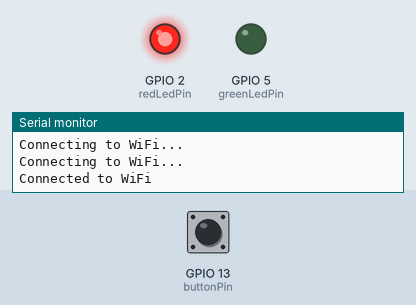
The sketch below on a simulated ESP32. Shown: output pins drawn as LEDs (lit = HIGH), the last lines printed to the serial monitor. The inputs (shaded band) are chosen by the test bench; at power-on: GPIO 13 (buttonPin) HIGH. WiFi joins after 1.5 s; servers stay silent unless stated; I2S audio is not simulated (input reads silence); uploads are accepted with an empty reply; storage starts empty.

Above: at 3.2 s.
3.3 s: GPIO 13 (buttonPin) pulled LOW for 0.15 s
At 3.41 s:
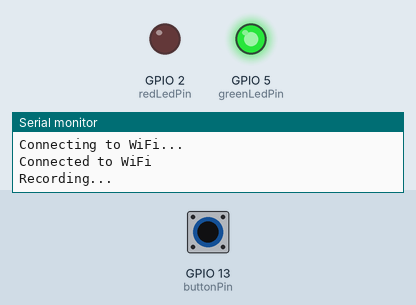
5.0 s: GPIO 13 (buttonPin) pulled LOW for 3.2 s
At 8.7 s:
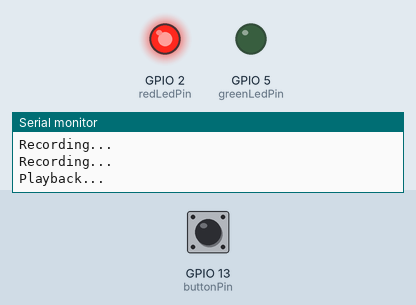
Timing chart, 0 to 10.2 s (numbered marks = the images above; inputs shaded):
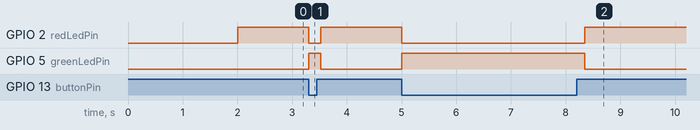

Measured:
- after the input at 3.3 s, GPIO 2 (redLedPin): HIGH → LOW at once, → HIGH 0.22 s later; GPIO 5 (greenLedPin): LOW → HIGH at once, → LOW 0.22 s later
- after the input at 5.0 s, GPIO 2 (redLedPin): HIGH → LOW at once, → HIGH 3.3 s later; GPIO 5 (greenLedPin): LOW → HIGH at once, → LOW 3.3 s later

The sketch:

Playback.ino
```cpp
#include <driver/i2s.h>
#include <Arduino.h>
#include <FS.h>
#include <WiFi.h>
#include <HTTPClient.h>

// WiFi credentials
const char* ssid = "Frono95";
const char* password = "9167228544";

// Microphone and Speaker settings
#define I2S_PORT I2S_NUM_0
#define SAMPLE_RATE 44100
#define BITS_PER_SAMPLE 16
#define BUFFER_LEN 64
#define MAX_RECORDING_TIME 5 // in seconds
#define MAX_BUFFER (SAMPLE_RATE * MAX_RECORDING_TIME)

// Microphone pins
#define MIC_I2S_WS 26
#define MIC_I2S_SD 25
#define MIC_I2S_SCK 18

// Speaker pins
#define SPK_I2S_WS 22
#define SPK_I2S_SD 23
#define SPK_I2S_SCK 19

// LED and Button Pins
const int redLedPin = 2;
const int greenLedPin = 5;
const int buttonPin = 13;

// Audio buffers
int16_t microphoneBuffer[BUFFER_LEN];
int16_t playbackBuffer[MAX_BUFFER];
size_t recordIndex = 0;

void setup() {
  Serial.begin(115200);

  // Initialize Wi-Fi
  WiFi.begin(ssid, password);
  while (WiFi.status() != WL_CONNECTED) {
    delay(1000);
    Serial.println("Connecting to WiFi...");
  }
  Serial.println("Connected to WiFi");

  // Initialize LED and Button Pins
  pinMode(redLedPin, OUTPUT);
  pinMode(greenLedPin, OUTPUT);
  pinMode(buttonPin, INPUT_PULLUP);

  // Initialize I2S for microphone and speaker
  i2s_install();
  i2s_setpin_mic();
  i2s_setpin_speaker();

  // Turn on Red LED
  digitalWrite(redLedPin, HIGH);
  digitalWrite(greenLedPin, LOW);

  // Initialize the SPIFFS file system
  if (!SPIFFS.begin(true)) {
    Serial.println("An Error has occurred while mounting SPIFFS");
    return;
  }
}

void loop() {
  int buttonState = digitalRead(buttonPin);

  // Recording
  if (buttonState == LOW) {
    Serial.println("Recording...");
    digitalWrite(redLedPin, LOW);
    digitalWrite(greenLedPin, HIGH);

    size_t bytesRead;
    i2s_read(I2S_PORT, microphoneBuffer, sizeof(microphoneBuffer), &bytesRead, portMAX_DELAY);

    // Store the recorded data for later playback
    for (size_t i = 0; i < bytesRead / sizeof(int16_t); i++) {
      if (recordIndex >= MAX_BUFFER) {
        Serial.println("Reached maximum recording time.");
        break;
      }
      playbackBuffer[recordIndex++] = microphoneBuffer[i];
    }

    // Open a file to store the recorded audio
    File file = SPIFFS.open("/audio.wav", "w");
    if(!file){
      Serial.println("Failed to create file");
      return;
    }

    // Write the WAV header to the file
    writeWavHeader(file, recordIndex * sizeof(int16_t));

    // Write the raw audio data to the file
    file.write((const uint8_t *)playbackBuffer, recordIndex * sizeof(int16_t));

    file.close();

    // Upload the recorded audio to the Flask server
    uploadAudioToServer("/audio.wav");
  }

  // Playback
  else if (recordIndex > 0) {
    Serial.println("Playback...");
    digitalWrite(redLedPin, HIGH);
    digitalWrite(greenLedPin, LOW);

    size_t bytesWritten;
    i2s_write(I2S_PORT, playbackBuffer, recordIndex * sizeof(int16_t), &bytesWritten, portMAX_DELAY);

    // Clear the recording for next time
    memset(playbackBuffer, 0, sizeof(playbackBuffer));
    recordIndex = 0;
  }
}

void writeWavHeader(File file, uint32_t dataSize) {
  const int sampleRate = SAMPLE_RATE;
  const int bitsPerSample = BITS_PER_SAMPLE;
  const int numChannels = 1;  // mono

  uint32_t chunkSize = 36 + dataSize;
  uint32_t subChunk1Size = 16;
  uint16_t audioFormat = 1; // PCM
  uint32_t byteRate = sampleRate * numChannels * bitsPerSample / 8;
  uint16_t blockAlign = numChannels * bitsPerSample / 8;
  uint32_t subChunk2Size = dataSize;

  // Write the header fields to the file
  file.write("RIFF");
  file.write((const uint8_t *)&chunkSize, 4);
  file.write("WAVE");
  file.write("fmt ");
  file.write((const uint8_t *)&subChunk1Size, 4);
  file.write((const uint8_t *)&audioFormat, 2);
  file.write((const uint8_t *)&numChannels, 2);
  file.write((const uint8_t *)&sampleRate, 4);
  file.write((const uint8_t *)&byteRate, 4);
  file.write((const uint8_t *)&blockAlign, 2);
  file.write((const uint8_t *)&bitsPerSample, 2);
  file.write("data");
  file.write((const uint8_t *)&subChunk2Size, 4);
}

void uploadAudioToServer(const char* filePath) {
  HTTPClient http;

  http.begin("http://your-flask-api-url/upload"); // Replace with your server's URL
  http.addHeader("Content-Type", "multipart/form-data");

  File file = SPIFFS.open(filePath, "r");
  if(!file) {
    Serial.println("Failed to open file for reading");
    return;
  }

  http.sendRequest("POST", &file, file.size());

  String response = http.getString();
  Serial.println(response); // Print the response to the serial monitor

  file.close();
  http.end();
}

void i2s_install() {
  const i2s_config_t i2s_config = {
    .mode = i2s_mode_t(I2S_MODE_MASTER | I2S_MODE_RX | I2S_MODE_TX),
    .sample_rate = SAMPLE_RATE,
    .bits_per_sample = (i2s_bits_per_sample_t) BITS_PER_SAMPLE,
    .channel_format = I2S_CHANNEL_FMT_RIGHT_LEFT,
    .communication_format = I2S_COMM_FORMAT_I2S,
    .intr_alloc_flags = ESP_INTR_FLAG_LEVEL1,
    .dma_buf_count = 8,
    .dma_buf_len = BUFFER_LEN
  };

  i2s_driver_install(I2S_PORT, &i2s_config, 0, NULL);
}

void i2s_setpin_mic() {
  const i2s_pin_config_t pin_config_mic = {
    .bck_io_num = MIC_I2S_SCK,
    .ws_io_num = MIC_I2S_WS,
    .data_out_num = -1,
    .data_in_num = MIC_I2S_SD
  };

  i2s_set_pin(I2S_PORT, &pin_config_mic);
}

void i2s_setpin_speaker() {
  const i2s_pin_config_t pin_config_speaker = {
    .bck_io_num = SPK_I2S_SCK,
    .ws_io_num = SPK_I2S_WS,
    .data_out_num = SPK_I2S_SD,
    .data_in_num = -1
  };

  i2s_set_pin(I2S_PORT, &pin_config_speaker);
}
```
